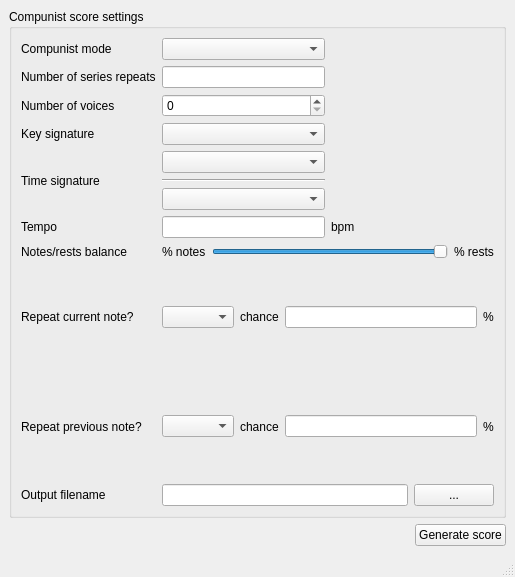
<?xml version="1.0" encoding="UTF-8"?>
<ui version="4.0">
 <class>MainWindow</class>
 <widget class="QMainWindow" name="MainWindow">
  <property name="geometry">
   <rect>
    <x>0</x>
    <y>0</y>
    <width>515</width>
    <height>577</height>
   </rect>
  </property>
  <property name="windowTitle">
   <string>Compunist</string>
  </property>
  <widget class="QWidget" name="centralwidget">
   <layout class="QGridLayout" name="gridLayout_4">
    <item row="0" column="0">
     <widget class="QGroupBox" name="groupBox">
      <property name="title">
       <string>Compunist score settings</string>
      </property>
      <layout class="QGridLayout" name="gridLayout_3">
       <item row="0" column="0">
        <layout class="QGridLayout" name="gridLayout_2">
         <item row="9" column="0">
          <widget class="QLabel" name="label_7">
           <property name="text">
            <string>Output filename</string>
           </property>
           <property name="buddy">
            <cstring>output_filename</cstring>
           </property>
          </widget>
         </item>
         <item row="0" column="0">
          <layout class="QHBoxLayout" name="horizontalLayout_4">
           <item>
            <widget class="QLabel" name="label">
             <property name="text">
              <string>Compunist mode</string>
             </property>
             <property name="buddy">
              <cstring>composition_mode</cstring>
             </property>
            </widget>
           </item>
          </layout>
         </item>
         <item row="0" column="1">
          <widget class="QComboBox" name="composition_mode"/>
         </item>
         <item row="7" column="1" colspan="2">
          <layout class="QHBoxLayout" name="horizontalLayout_3">
           <item>
            <widget class="QComboBox" name="repeat_current_note"/>
           </item>
           <item>
            <widget class="QLabel" name="label_13">
             <property name="text">
              <string>chance</string>
             </property>
             <property name="buddy">
              <cstring>repeat_current_node_chance</cstring>
             </property>
            </widget>
           </item>
           <item>
            <widget class="QLineEdit" name="repeat_current_node_chance"/>
           </item>
           <item>
            <widget class="QLabel" name="label_15">
             <property name="text">
              <string>%</string>
             </property>
            </widget>
           </item>
          </layout>
         </item>
         <item row="5" column="0">
          <widget class="QLabel" name="label_5">
           <property name="text">
            <string>Tempo</string>
           </property>
           <property name="buddy">
            <cstring>tempo</cstring>
           </property>
          </widget>
         </item>
         <item row="9" column="1" colspan="2">
          <layout class="QHBoxLayout" name="horizontalLayout">
           <item>
            <widget class="QLineEdit" name="output_filename"/>
           </item>
           <item>
            <widget class="QPushButton" name="open_file_explorer">
             <property name="text">
              <string>...</string>
             </property>
            </widget>
           </item>
          </layout>
         </item>
         <item row="8" column="1" colspan="2">
          <layout class="QHBoxLayout" name="horizontalLayout_2">
           <item>
            <widget class="QComboBox" name="repeat_previous_note"/>
           </item>
           <item>
            <widget class="QLabel" name="label_14">
             <property name="text">
              <string>chance</string>
             </property>
             <property name="buddy">
              <cstring>repeat_previous_note_chance</cstring>
             </property>
            </widget>
           </item>
           <item>
            <widget class="QLineEdit" name="repeat_previous_note_chance"/>
           </item>
           <item>
            <widget class="QLabel" name="label_16">
             <property name="text">
              <string>%</string>
             </property>
            </widget>
           </item>
          </layout>
         </item>
         <item row="2" column="0">
          <widget class="QLabel" name="label_3">
           <property name="text">
            <string>Number of voices</string>
           </property>
           <property name="buddy">
            <cstring>no_of_voices</cstring>
           </property>
          </widget>
         </item>
         <item row="6" column="1" colspan="2">
          <layout class="QGridLayout" name="gridLayout">
           <item row="0" column="1">
            <widget class="QSlider" name="notes_rests_slider">
             <property name="maximum">
              <number>100</number>
             </property>
             <property name="sliderPosition">
              <number>100</number>
             </property>
             <property name="orientation">
              <enum>Qt::Horizontal</enum>
             </property>
            </widget>
           </item>
           <item row="0" column="3">
            <widget class="QLabel" name="percent_rests">
             <property name="text">
              <string>% rests</string>
             </property>
            </widget>
           </item>
           <item row="0" column="0">
            <widget class="QLabel" name="percent_notes">
             <property name="text">
              <string>% notes</string>
             </property>
             <property name="buddy">
              <cstring>notes_rests_slider</cstring>
             </property>
            </widget>
           </item>
          </layout>
         </item>
         <item row="5" column="2">
          <widget class="QLabel" name="label_17">
           <property name="text">
            <string>bpm</string>
           </property>
           <property name="buddy">
            <cstring>tempo</cstring>
           </property>
          </widget>
         </item>
         <item row="3" column="1">
          <widget class="QComboBox" name="key"/>
         </item>
         <item row="1" column="0">
          <widget class="QLabel" name="label_2">
           <property name="text">
            <string>Number of series repeats</string>
           </property>
           <property name="buddy">
            <cstring>no_of_repeats</cstring>
           </property>
          </widget>
         </item>
         <item row="1" column="2">
          <spacer name="horizontalSpacer">
           <property name="orientation">
            <enum>Qt::Horizontal</enum>
           </property>
           <property name="sizeHint" stdset="0">
            <size>
             <width>40</width>
             <height>20</height>
            </size>
           </property>
          </spacer>
         </item>
         <item row="7" column="0">
          <widget class="QLabel" name="label_12">
           <property name="text">
            <string>Repeat current note?</string>
           </property>
           <property name="buddy">
            <cstring>repeat_current_note</cstring>
           </property>
          </widget>
         </item>
         <item row="3" column="0">
          <widget class="QLabel" name="label_4">
           <property name="text">
            <string>Key signature</string>
           </property>
           <property name="buddy">
            <cstring>key</cstring>
           </property>
          </widget>
         </item>
         <item row="5" column="1">
          <widget class="QLineEdit" name="tempo"/>
         </item>
         <item row="4" column="1">
          <layout class="QVBoxLayout" name="verticalLayout">
           <item>
            <widget class="QComboBox" name="time_enumerator"/>
           </item>
           <item>
            <widget class="Line" name="line">
             <property name="orientation">
              <enum>Qt::Horizontal</enum>
             </property>
            </widget>
           </item>
           <item>
            <widget class="QComboBox" name="time_denominator"/>
           </item>
          </layout>
         </item>
         <item row="4" column="0">
          <widget class="QLabel" name="label_6">
           <property name="text">
            <string>Time signature</string>
           </property>
          </widget>
         </item>
         <item row="6" column="0">
          <widget class="QLabel" name="label_8">
           <property name="text">
            <string>Notes/rests balance</string>
           </property>
          </widget>
         </item>
         <item row="4" column="2">
          <widget class="QLabel" name="label_18">
           <property name="text">
            <string/>
           </property>
          </widget>
         </item>
         <item row="8" column="0">
          <widget class="QLabel" name="label_11">
           <property name="text">
            <string>Repeat previous note?</string>
           </property>
           <property name="buddy">
            <cstring>repeat_previous_note</cstring>
           </property>
          </widget>
         </item>
         <item row="1" column="1">
          <widget class="QLineEdit" name="no_of_repeats"/>
         </item>
         <item row="2" column="1">
          <widget class="QSpinBox" name="no_of_voices"/>
         </item>
        </layout>
       </item>
      </layout>
     </widget>
    </item>
    <item row="1" column="0">
     <layout class="QHBoxLayout" name="horizontalLayout_5">
      <item>
       <spacer name="horizontalSpacer_2">
        <property name="orientation">
         <enum>Qt::Horizontal</enum>
        </property>
        <property name="sizeHint" stdset="0">
         <size>
          <width>40</width>
          <height>20</height>
         </size>
        </property>
       </spacer>
      </item>
      <item>
       <widget class="QPushButton" name="GenerateScore">
        <property name="text">
         <string>Generate score</string>
        </property>
       </widget>
      </item>
     </layout>
    </item>
   </layout>
  </widget>
  <widget class="QStatusBar" name="statusbar"/>
 </widget>
 <resources/>
 <connections/>
</ui>
